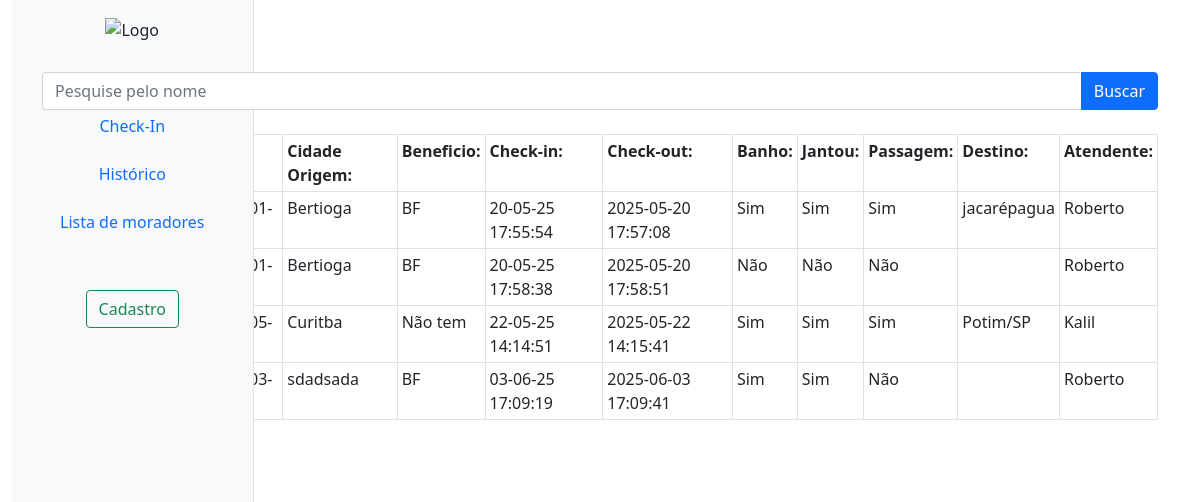
Page /checarlista.php on the earlier database version.
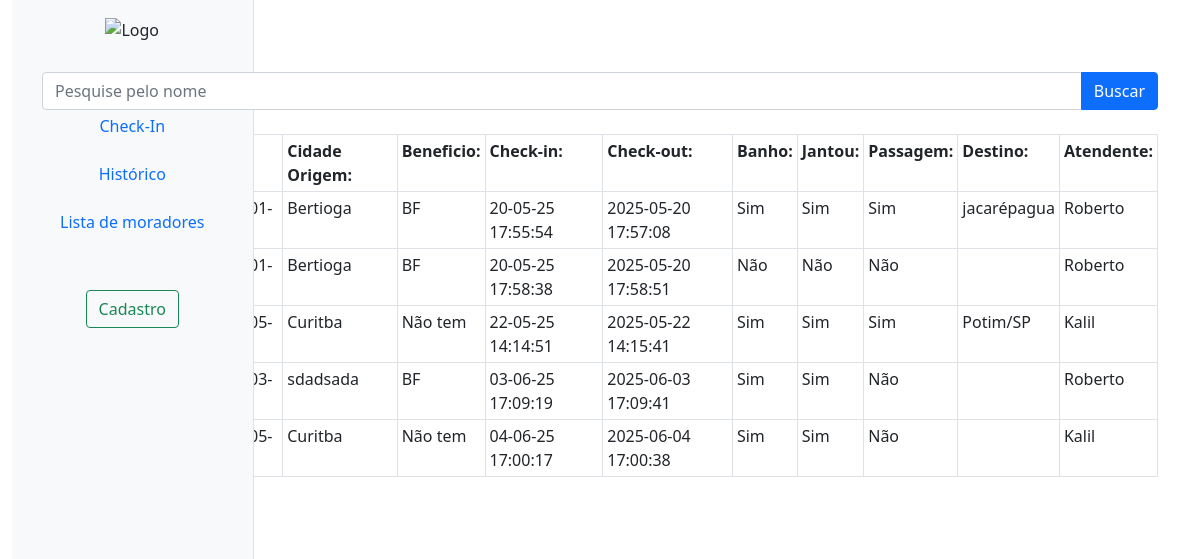
Same page on the later database version.
### tables this page shows
CREATE TABLE hospedagens(
    id INTEGER PRIMARY KEY AUTOINCREMENT,
    morador_id INTEGER,
    data_checkin TEXT,
    data_checkout TEXT,
    jantou TEXT,
    banho TEXT,
    passagem TEXT,
    destino TEXT,
    atendente TEXT,
    FOREIGN KEY (morador_id) REFERENCES moradores(id)
    );

CREATE TABLE moradores(
    id INTEGER PRIMARY KEY AUTOINCREMENT,
    nome TEXT NOT NULL,
    data_nasc TEXT NOT NULL,
    rg TEXT NOT NULL,
    cpf TEXT NOT NULL,
    cidade_origem TEXT NOT NULL,
    beneficio TEXT NOT NULL
    );

### checarlista.php (the view, shortened to what this page needs)
<?php
require 'Formularios/processo.php';
$pesquisa = $_GET['nome'] ?? '';
if($pesquisa){
  $stmt = $db->prepare("SELECT h.id AS hospedagens, h.banho, h.jantou, h.passagem, h.destino, h.atendente,
m.id AS morador_id, m.nome, m.data_nasc, m.rg, m.cpf, m.cidade_origem, m.beneficio, h.data_checkin, h.data_checkout
FROM moradores m
JOIN hospedagens h on m.id = h.morador_id
WHERE h.data_checkout IS NOT NULL and m.nome LIKE ?");
  $stmt->execute(["%$pesquisa%"]);
}
else{
$stmt = $db->prepare("SELECT h.id AS hospedagens, h.banho, h.jantou, h.passagem, h.destino, h.atendente,
m.id AS morador_id, m.nome, m.data_nasc, m.rg, m.cpf, m.cidade_origem, m.beneficio, h.data_checkin, h.data_checkout
FROM moradores m
JOIN hospedagens h on m.id = h.morador_id
WHERE h.data_checkout IS NOT NULL");
$stmt->execute();
}
$moradores = $stmt->fetchAll(PDO::FETCH_ASSOC);
?>
<!DOCTYPE html>
<html lang="pt-br">
    <head>
        <link href="https://cdn.jsdelivr.net/npm/bootstrap@5.0.2/dist/css/bootstrap.min.css" rel="stylesheet">
    </head>
    <body>
      <div class="container-fluid">
    <nav class="col-md d-none d-md-block bg-light sidebar vh-100 position-fixed border-end">
      <div class="position-sticky pt-3">
        <ul class="nav flex-column text-center">
          <li class="mb-3">
            <img src="https://www.aparecida.sp.gov.br/img/logo_rodape.png" class="img-fluid px-3" alt="Logo">
          </li>
        <li class="nav-item"><a href="index.html" class="nav-link px-2 mb-2 text-secondary">Home</a></li>
          <li class="nav-item"><a href="lista.php" class="nav-link px-2 mb-2">Check-In</a></li>
          <li class="nav-item"><a href="checarlista.php" class="nav-link px-2 mb-2">Histórico</a></li>
          <li class="nav-item"><a href="fazcheckin.php" class="nav-link px-5 mb-5">Lista de moradores</a></li>
          <li class="nav-item"><a href="cadmorador.html" class="btn btn-outline-success mb-5">Cadastro</a></li>
        </ul>
      </div>
      </nav>
      <div>
        <div class="container pt-3">
        <h1>Histórico</h1>
        <form method="get" action="">
          <div class="input-group">
          <input type="text" class="form-control" placeholder="Pesquise pelo nome" name="nome" value=<?php echo htmlspecialchars($pesquisa);?>>
          <button class="btn btn-primary" type="submit">Buscar</button>
          </div>
        </form><br>
        <?php if (count($moradores) > 0): ?>
        <table class="table table-bordered table-sm table-responsive">
            <tr>
                <th>Nome:</th>
                <th>Data Nasc:</th>
                <th>Cidade Origem:</th>
                <th>Beneficio:</th>
                <th>Check-in:</th>
                <th>Check-out:</th>
                <th>Banho:</th>
                <th>Jantou:</th>
                <th>Passagem:</th>
                <th>Destino:</th>
                <th>Atendente:</th>
            </tr>
            <?php foreach ($moradores as $m): ?>
                <tr>
                <td><?php echo ($m['nome'])?></td>
                <td><?php echo ($m['data_nasc'])?></td>
                <td><?php echo ($m['cidade_origem'])?></td>
                <td><?php echo ($m['beneficio'])?></td>
                <td><?php echo ($m['data_checkin'])?></td>
                <td><?php echo ($m['data_checkout'])?></td>
                <td><?php echo ($m['banho'])?></td>
                <td><?php echo ($m['jantou'])?></td>
                <td><?php echo ($m['passagem'])?></td>
                <td><?php echo ($m['destino'])?></td>
                <td><?php echo ($m['atendente'])?></td>
                </tr>
            <?php endforeach; ?>
        </table>
        <button onclick="exportarTabelaExcel()" class="btn btn-primary">Exportar para excel</button>
        </div>
        </div>
        </div>
        <?php endif; ?>
    </body>
    </html>

Differences in the rows shown:
added hospedagens: morador.cidade_origem "Curitba", morador.beneficio "Não tem", data_checkin "04-06-25 17:00:17", data_checkout "2025-06-04 17:00:38", banho "Sim", jantou "Sim", passagem "Não", atendente "Kalil"
